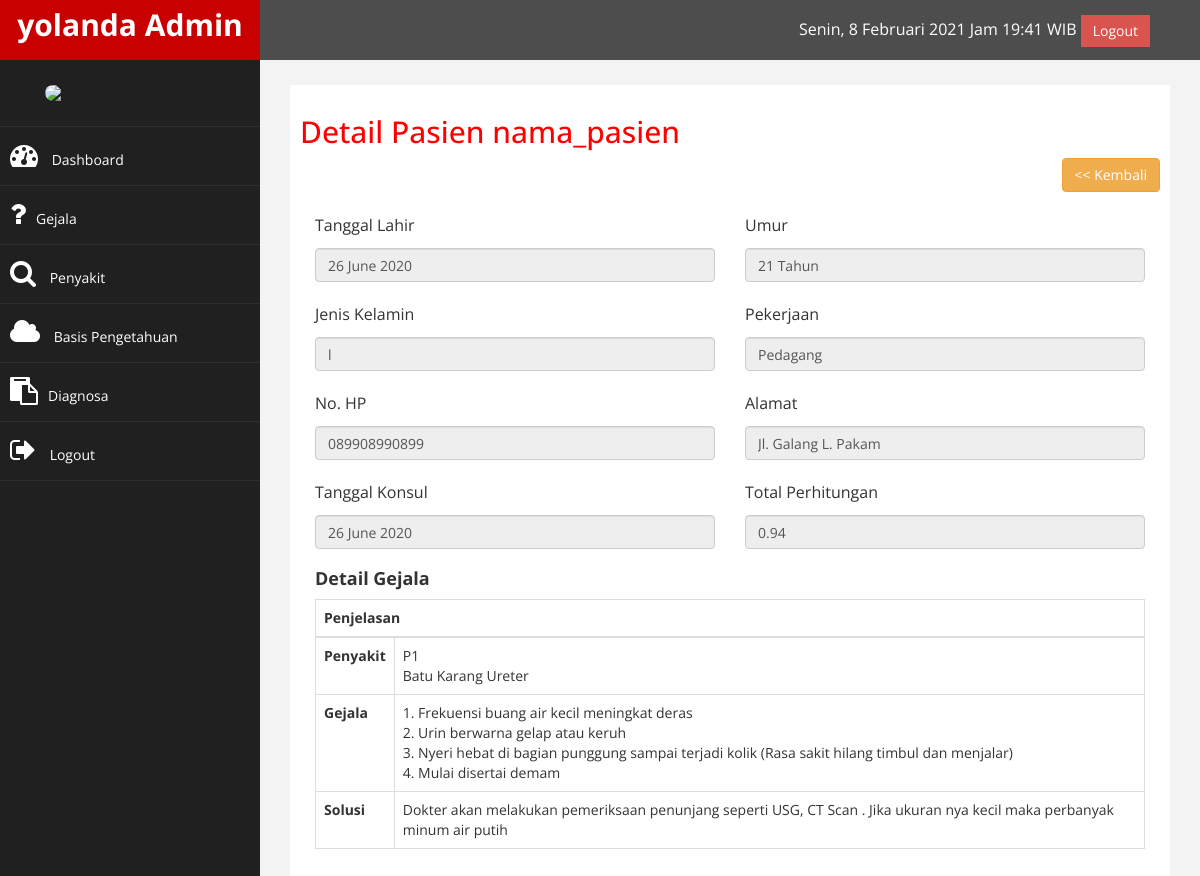
Screenshot of /admin/index.php?halaman=diagnosadetail&id=1 (signed in) with the database file from the repository.
### tables this page shows
CREATE TABLE IF NOT EXISTS `pasien` (
  `id_pasien` int(11) NOT NULL AUTO_INCREMENT,
  `nama_pasien` varchar(100) NOT NULL,
  `tgl_lahir` date NOT NULL,
  `umur` int(11) NOT NULL,
  `jk` enum('p','l') NOT NULL,
  `pekerjaan` varchar(50) NOT NULL,
  `no_hp` varchar(15) NOT NULL,
  `alamat` text NOT NULL,
  `tgl_konsul` date NOT NULL,
  `id_penyakit` int(11) NOT NULL,
  `gejala` longtext DEFAULT NULL,
  `total_perhitungan` float NOT NULL,
  PRIMARY KEY (`id_pasien`)
);

CREATE TABLE IF NOT EXISTS `penyakit` (
  `id_penyakit` int(11) NOT NULL AUTO_INCREMENT,
  `kode_penyakit` varchar(255) NOT NULL,
  `nama_penyakit` varchar(255) NOT NULL,
  `solusi` text NOT NULL,
  PRIMARY KEY (`id_penyakit`)
);

CREATE TABLE IF NOT EXISTS `gejala` (
  `id_gejala` int(11) NOT NULL AUTO_INCREMENT,
  `kode_gejala` varchar(50) NOT NULL,
  `nama_gejala` varchar(255) NOT NULL,
  `nilai_ds` float NOT NULL,
  PRIMARY KEY (`id_gejala`)
);

### admin/diagnosadetail.php (the view, shortened to what this page needs)
<?php $ambil=$koneksi->query("SELECT * FROM pasien WHERE pasien.id_pasien='$_GET[id]'");
$detail = $ambil->fetch_assoc();
?>
<h2>Detail Pasien <?php echo $detail['nama_pasien']; ?> </h2>
<div class="pull-right">
<a href="index.php?halaman=diagnosa" class="btn btn-warning"> << Kembali </a>
</div>
<br>
<div class="form-row">
    <div class="form-group">
        <div class="col-md-6">
            <p> Tanggal Lahir</p>
            <input type="text" readonly value="<?php  echo date ('d F Y', strtotime($detail['tgl_lahir']));?>" class="form-control">
        </div>
    </div>
</div>
<div class="form-row">
    <div class="form-group">
        <div class="col-md-6">
            <p>Umur</p>
            <input type="text" readonly value="<?php echo $detail['umur']; ?> Tahun" class="form-control">
        </div>
    </div>
</div>
<div class="form-row">
    <div class="form-group">
        <div class="col-md-6">
            <p>Jenis Kelamin</p>
            <input type="text" readonly value="<?php echo $detail['jk']; ?>" class="form-control">
        </div>
    </div>
</div>
<div class="form-row">
    <div class="form-group">
        <div class="col-md-6">
            <p>Pekerjaan</p>
            <input type="text" readonly value="<?php echo $detail['pekerjaan']; ?>" class="form-control">
        </div>
    </div>
</div>
<div class="form-row">
    <div class="form-group">
        <div class="col-md-6">
            <p>No. HP</p>
            <input type="text" readonly value="<?php echo $detail['no_hp']; ?>" class="form-control">
        </div>
    </div>
</div>
<div class="form-row">
    <div class="form-group">
        <div class="col-md-6">
            <p>Alamat</p>
            <input type="text" readonly value="<?php echo $detail['alamat']; ?>" class="form-control">
        </div>
    </div>
</div>
<div class="form-row">
    <div class="form-group">
        <div class="col-md-6">
            <p>Tanggal Konsul</p>
            <input type="text" readonly value="<?php echo date ('d F Y', strtotime( $detail['tgl_konsul'])); ?>" class="form-control">
        </div>
    </div>
</div>
<div class="form-row">
    <div class="form-group">
        <div class="col-md-6">
            <p>Total Perhitungan</p>
            <input type="text" readonly value="<?php echo round($detail['total_perhitungan'],2); ?>" class="form-control">
        </div>
    </div>
</div>
<div class="form-row">
    <div class="form-group">
        <div class="col-md-12">
            <h4><strong>Detail Gejala</strong></h4>
            <table class="table table-bordered">
    <thead>
        <tr>
            <th colspan="2">Penjelasan</th>
        </tr>
    </thead>
    <tbody>
        <?php
                    $result = $koneksi->query("SELECT * FROM pasien JOIN penyakit ON pasien.id_penyakit = penyakit.id_penyakit WHERE id_pasien='".$_GET['id']."'");
                    while($row = mysqli_fetch_array($result)):
                        echo "<tr>";
                        echo "<th>Penyakit</th>";
                        echo "<td>" . $row['kode_penyakit'] . " <br> " . $row['nama_penyakit'] . "</td>";
                        echo "</tr>";
                        echo "<tr>";
                        echo "<th>Gejala</th>";
                        echo "<td>";
                        $gejala = unserialize($row['gejala']);
                        foreach ($gejala as $key => $value) {
                            $result_gejala = $koneksi->query("SELECT * FROM gejala WHERE id_gejala='".$value."'");
                            while($row_gejala = mysqli_fetch_array($result_gejala)):
                                echo $key+1 . ". " . $row_gejala['nama_gejala'] . "<br>";
                            endwhile;
                        }
                        echo "</td>";
                        echo "</tr>";
                        echo "<tr>";
                        echo "<th>Solusi</th>";
                        echo "<td>" . $row['solusi'] . "</td>";
                        echo "</tr>";
                    endwhile;
                ?>
    </tbody>
</table>
        </div>
    </div>
</div>

### assets/css/custom.css (style rules this page uses)
body { font-family: 'Open Sans', sans-serif; }
h2 { color: #f00; }
h4 { padding-top:10px; }
p { font-size:16px; line-height:25px; padding-top:20px; }

### rows the page displays
pasien: nama_pasien "nama_pasien", tgl_lahir "26 June 2020", umur "21 Tahun", jk "l", pekerjaan "Pedagang", no_hp "089908990899", alamat "Jl. Galang L. Pakam", tgl_konsul "26 June 2020", total_perhitungan "0.94", id_penyakit.kode_penyakit "P1", id_penyakit.nama_penyakit "Batu Karang Ureter", id_penyakit.solusi "Dokter akan melakukan pemeriksaan penunjang seperti USG, CT Scan . Jika ukuran nya kecil maka perbanyak minum air putih"
gejala: nama_gejala "Frekuensi buang air kecil meningkat deras"
gejala: nama_gejala "Urin berwarna gelap atau keruh"
gejala: nama_gejala "Nyeri hebat di bagian punggung sampai terjadi kolik (Rasa sakit hilang timbul dan menjalar)"
gejala: nama_gejala "Mulai disertai demam"

### other values shown
$_SESSION['user']['nama_lengkap'] "yolanda"
